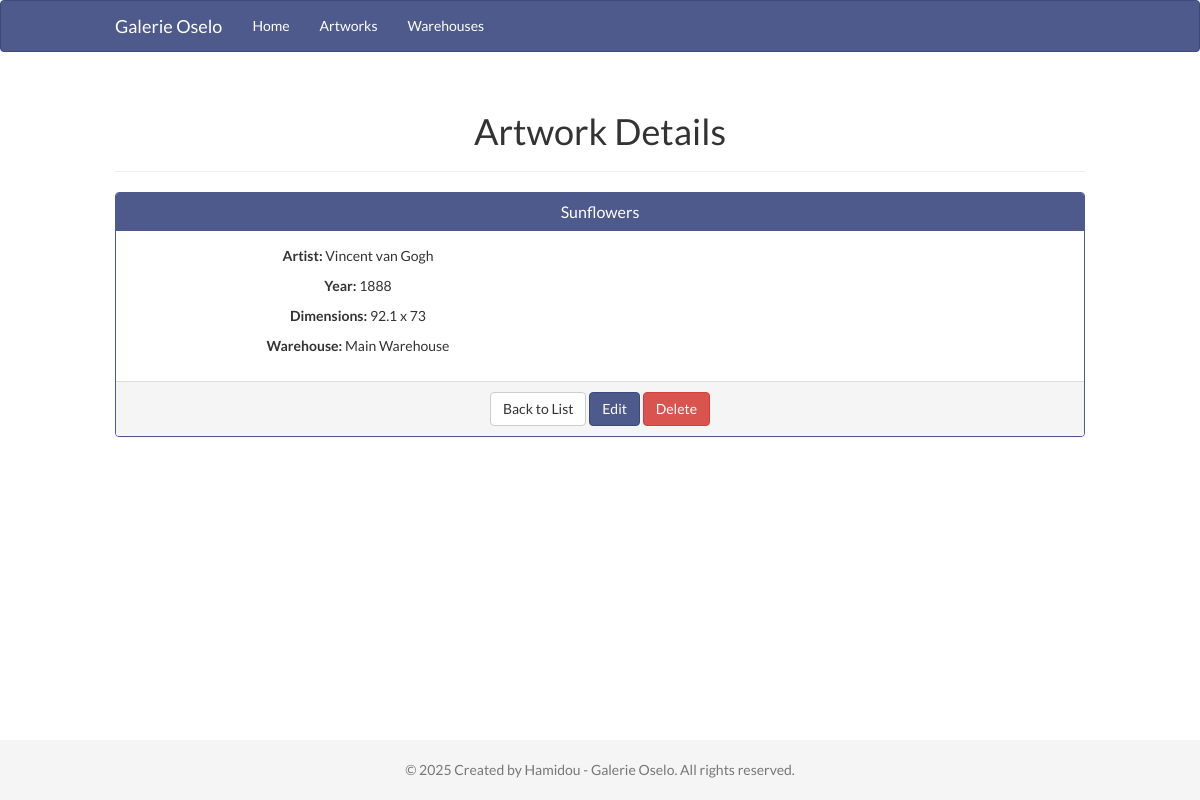
Screenshot of /views/artworks/show.php?id=1 with the database file from the repository.
### tables this page shows
CREATE TABLE artworks (
    id INT AUTO_INCREMENT PRIMARY KEY,
    title VARCHAR(255) NOT NULL,
    year INT,
    artist_name VARCHAR(255),
    width FLOAT,
    height FLOAT,
    warehouse_id INT,
    created_at TIMESTAMP DEFAULT CURRENT_TIMESTAMP,
    updated_at TIMESTAMP DEFAULT CURRENT_TIMESTAMP ON UPDATE CURRENT_TIMESTAMP,
    FOREIGN KEY (warehouse_id) REFERENCES warehouses(id) ON DELETE SET NULL
);

CREATE TABLE warehouses (
    id INT AUTO_INCREMENT PRIMARY KEY,
    name VARCHAR(255) NOT NULL,
    address TEXT,
    created_at TIMESTAMP DEFAULT CURRENT_TIMESTAMP,
    updated_at TIMESTAMP DEFAULT CURRENT_TIMESTAMP ON UPDATE CURRENT_TIMESTAMP
);

### config/database.php (called while the page is built, shortened)
<?php
class Database {
    private $host = "localhost";
    private $db_name = "galerie_oselo";
    private $username = "root";
    private $password = "";
    public function getConnection() {
        $this->conn = null;
        try {
            $this->conn = new PDO("mysql:host=" . $this->host . ";dbname=" . $this->db_name, $this->username, $this->password);
            $this->conn->setAttribute(PDO::ATTR_ERRMODE, PDO::ERRMODE_EXCEPTION);
            $this->conn->exec("set names utf8");
        } catch(PDOException $exception) {
            echo "Connection error: " . $exception->getMessage();
        }
        return $this->conn;
    }
}
?>

### models/Artwork.php (called while the page is built, shortened)
<?php
class Artwork {
    private $conn;
    private $table_name = "artworks";
    public $id;
    public function __construct($db) {
        $this->conn = $db;
    }
    public function readOne() {
        $query = "SELECT a.id, a.title, a.year, a.artist_name, a.width, a.height,
                  a.warehouse_id, a.created_at, a.updated_at, w.name as warehouse_name
                  FROM " . $this->table_name . " a
                  LEFT JOIN warehouses w ON a.warehouse_id = w.id
                  WHERE a.id = ?
                  LIMIT 0,1";
        $stmt = $this->conn->prepare($query);
        $stmt->bindParam(1, $this->id);
        $stmt->execute();
        $row = $stmt->fetch(PDO::FETCH_ASSOC);
        if($row) {
            $this->title = $row['title'];
            $this->year = $row['year'];
            $this->artist_name = $row['artist_name'];
            $this->width = $row['width'];
            $this->height = $row['height'];
            $this->warehouse_id = $row['warehouse_id'];
            return true;
        }
        return false;
    }
}
?>

### models/Warehouse.php (called while the page is built, shortened)
<?php
class Warehouse {
    private $conn;
    private $table_name = "warehouses";
    public $id;
    public function __construct($db) {
        $this->conn = $db;
    }
    public function readOne() {
        $query = "SELECT w.id, w.name, w.address, w.created_at, w.updated_at
                  FROM " . $this->table_name . " w
                  WHERE w.id = ?
                  LIMIT 0,1";
        $stmt = $this->conn->prepare($query);
        $stmt->bindParam(1, $this->id);
        $stmt->execute();
        $row = $stmt->fetch(PDO::FETCH_ASSOC);
        if($row) {
            $this->name = $row['name'];
            return true;
        }
        return false;
    }
}
?>

### controllers/ArtworkController.php (the view, shortened to what this page needs)
<?php
include_once '../../config/database.php';
include_once '../../models/Artwork.php';
include_once '../../models/Warehouse.php';
class ArtworkController {
    private $artwork;
    private $warehouse;
    public function __construct() {
        $database = new Database();
        $this->db = $database->getConnection();
        $this->artwork = new Artwork($this->db);
        $this->warehouse = new Warehouse($this->db);
    }
    public function show($id) {
        $this->artwork->id = $id;
        $this->artwork->readOne();
        include_once '../../includes/header.php';
        echo "<div class='container'>";
        echo "<div class='row'>";
        echo "<div class='col-md-12'>";
        echo "<div class='page-header'>";
        echo "<h1>Artwork Details</h1>";
        echo "</div>";
        echo "<div class='panel panel-primary'>";
        echo "<div class='panel-heading'>";
        echo "<h3 class='panel-title'>{$this->artwork->title}</h3>";
        echo "</div>";
        echo "<div class='panel-body'>";
        echo "<div class='row'>";
        echo "<div class='col-md-6'>";
        echo "<p><strong>Artist:</strong> {$this->artwork->artist_name}</p>";
        echo "<p><strong>Year:</strong> {$this->artwork->year}</p>";
        echo "<p><strong>Dimensions:</strong> {$this->artwork->width} x {$this->artwork->height}</p>";
        echo "<p><strong>Warehouse:</strong> " . ($this->artwork->warehouse_id ? $this->getWarehouseName($this->artwork->warehouse_id) : "Not assigned") . "</p>";
        echo "</div>";
        echo "</div>";
        echo "</div>";
        echo "<div class='panel-footer'>";
        echo "<a href='index.php' class='btn btn-default'>Back to List</a> ";
        echo "<a href='edit.php?id={$id}' class='btn btn-primary'>Edit</a> ";
        echo "<a href='#' onclick='deleteArtwork({$id})' class='btn btn-danger'>Delete</a>";
        echo "</div>";
        echo "</div>";
        echo "</div>";
        echo "</div>";
        echo "</div>";
        $output = ob_get_clean();
        echo $output;
        include_once '../../includes/footer.php';
    }
    private function getWarehouseName($warehouse_id) {
        $this->warehouse->id = $warehouse_id;
        if($this->warehouse->readOne()) {
            return $this->warehouse->name;
        }
        return "Unknown";
    }
}
?>

### assets/css/style.css (style rules this page uses)
body { font-family: 'Lato', sans-serif; background-color: #FFFFFF; color: #333333; padding-bottom: 0px; margin: 0; padding-top: 0px; padding-bottom: 70px; text-align: center; }
.btn-primary { background-color: #4E598C; border-color: #3D4979; }
.panel-primary { border-color: #4E598C; }
.panel-primary > .panel-heading { background-color: #4E598C; border-color: #4E598C; }

### assets/css/responsive.css (style rules this page uses)
@media (min-width: 1200px) { .container { padding: 0 100px; } }

### rows the page displays
artworks: title "Sunflowers", artist_name "Vincent van Gogh", year "1888", width "92.1", height "73", warehouse.name "Main Warehouse"
